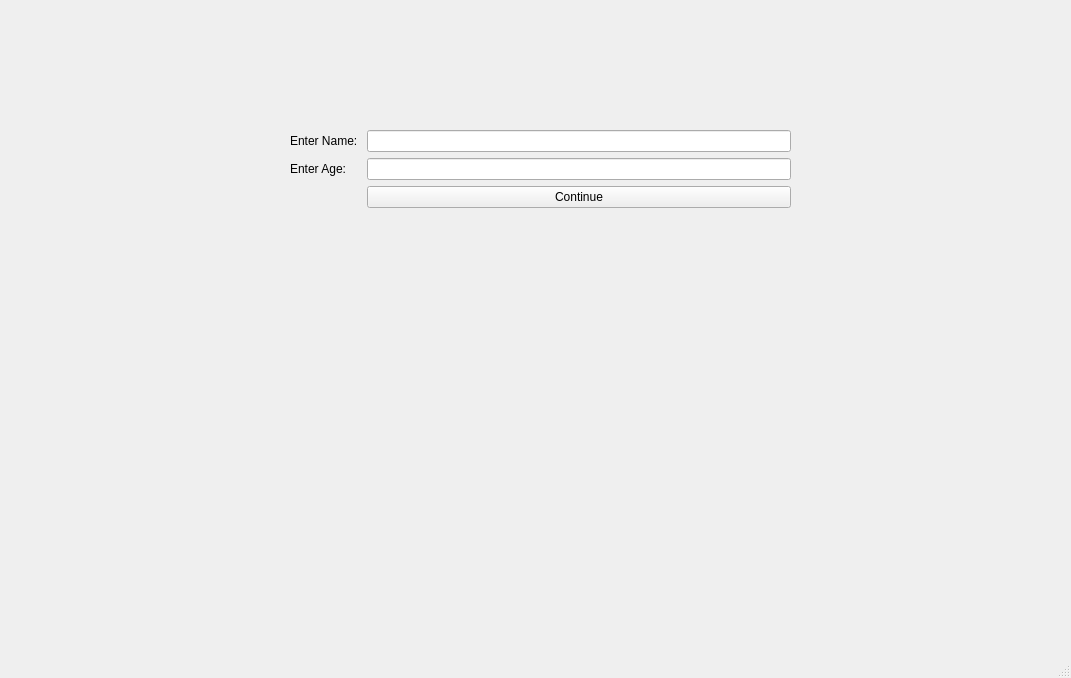
<?xml version="1.0" encoding="UTF-8"?>
<ui version="4.0">
 <class>homewin</class>
 <widget class="QMainWindow" name="homewin">
  <property name="geometry">
   <rect>
    <x>0</x>
    <y>0</y>
    <width>1071</width>
    <height>678</height>
   </rect>
  </property>
  <property name="windowTitle">
   <string>Quiz Home</string>
  </property>
  <widget class="QWidget" name="centralwidget">
   <widget class="QWidget" name="formLayoutWidget">
    <property name="geometry">
     <rect>
      <x>290</x>
      <y>130</y>
      <width>501</width>
      <height>261</height>
     </rect>
    </property>
    <layout class="QFormLayout" name="formLayout">
     <item row="0" column="0">
      <widget class="QLabel" name="enter_name">
       <property name="text">
        <string>Enter Name: </string>
       </property>
      </widget>
     </item>
     <item row="0" column="1">
      <widget class="QLineEdit" name="T1"/>
     </item>
     <item row="2" column="1">
      <widget class="QPushButton" name="B1">
       <property name="text">
        <string>Continue</string>
       </property>
      </widget>
     </item>
     <item row="1" column="1">
      <widget class="QLineEdit" name="T2"/>
     </item>
     <item row="1" column="0">
      <widget class="QLabel" name="enter_age">
       <property name="text">
        <string>Enter Age: </string>
       </property>
      </widget>
     </item>
    </layout>
   </widget>
  </widget>
  <widget class="QMenuBar" name="menubar">
   <property name="geometry">
    <rect>
     <x>0</x>
     <y>0</y>
     <width>1071</width>
     <height>26</height>
    </rect>
   </property>
  </widget>
  <widget class="QStatusBar" name="statusbar"/>
 </widget>
 <resources/>
 <connections/>
</ui>
